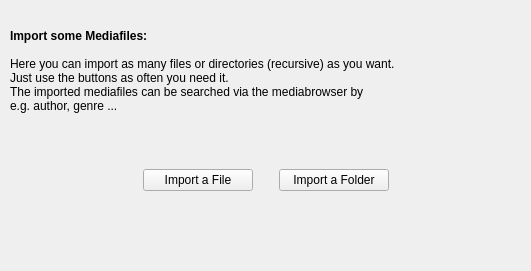
<ui version="4.0" >
 <class>media</class>
 <widget class="QWidget" name="media" >
  <property name="geometry" >
   <rect>
    <x>0</x>
    <y>0</y>
    <width>531</width>
    <height>271</height>
   </rect>
  </property>
  <property name="windowTitle" >
   <string>Form</string>
  </property>
  <widget class="QWidget" name="horizontalLayout" >
   <property name="geometry" >
    <rect>
     <x>0</x>
     <y>160</y>
     <width>531</width>
     <height>41</height>
    </rect>
   </property>
   <layout class="QHBoxLayout" >
    <property name="margin" >
     <number>0</number>
    </property>
    <property name="spacing" >
     <number>6</number>
    </property>
    <item>
     <spacer>
      <property name="orientation" >
       <enum>Qt::Horizontal</enum>
      </property>
      <property name="sizeHint" >
       <size>
        <width>40</width>
        <height>20</height>
       </size>
      </property>
     </spacer>
    </item>
    <item>
     <widget class="QPushButton" name="importFile" >
      <property name="minimumSize" >
       <size>
        <width>110</width>
        <height>0</height>
       </size>
      </property>
      <property name="text" >
       <string>Import a File</string>
      </property>
     </widget>
    </item>
    <item>
     <spacer>
      <property name="orientation" >
       <enum>Qt::Horizontal</enum>
      </property>
      <property name="sizeType" >
       <enum>QSizePolicy::Fixed</enum>
      </property>
      <property name="sizeHint" >
       <size>
        <width>20</width>
        <height>20</height>
       </size>
      </property>
     </spacer>
    </item>
    <item>
     <widget class="QPushButton" name="importFolder" >
      <property name="minimumSize" >
       <size>
        <width>110</width>
        <height>0</height>
       </size>
      </property>
      <property name="text" >
       <string>Import a Folder</string>
      </property>
     </widget>
    </item>
    <item>
     <spacer>
      <property name="orientation" >
       <enum>Qt::Horizontal</enum>
      </property>
      <property name="sizeHint" >
       <size>
        <width>40</width>
        <height>20</height>
       </size>
      </property>
     </spacer>
    </item>
   </layout>
  </widget>
  <widget class="QLabel" name="label" >
   <property name="geometry" >
    <rect>
     <x>10</x>
     <y>20</y>
     <width>453</width>
     <height>102</height>
    </rect>
   </property>
   <property name="text" >
    <string>&lt;b>Import some Mediafiles:&lt;/b>&lt;br />&lt;br />Here you can import as many files or directories (recursive) as you want.&lt;br />Just use the buttons as often you need it.&lt;br />The imported mediafiles can be searched via the mediabrowser by&lt;br />e.g. author, genre ...</string>
   </property>
  </widget>
 </widget>
 <resources/>
 <connections/>
</ui>
